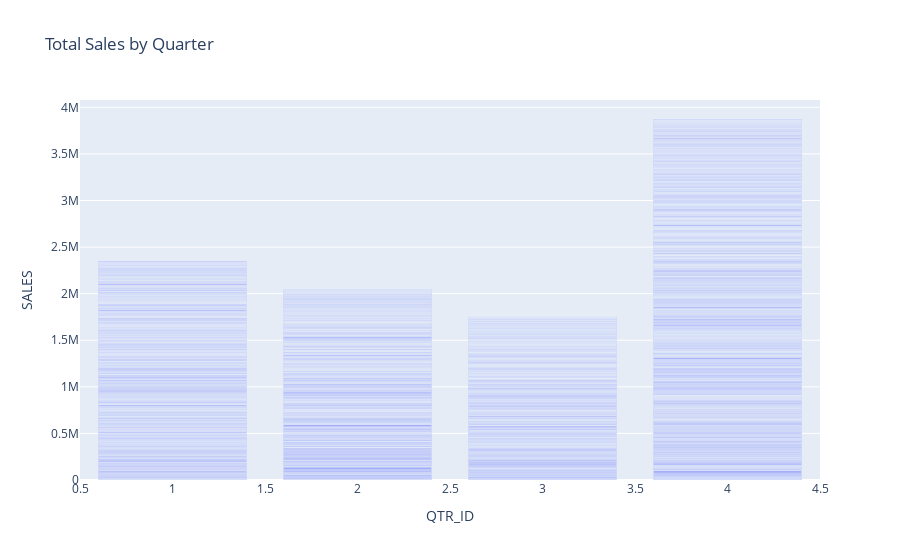

Notebook code cell kept with this figure:
### Code cell
fig = px.bar(df, x='QTR_ID', y='SALES', title='Total Sales by Quarter')
fig.show()

### Figure 1 — Plotly figure (JSON) as saved in the notebook; plotly's stock layout.template omitted (floating-point values rounded to 4 significant figures; data arrays with more than 128 entries replaced by an {"elided": "..."} marker saying what was removed)
{"data": [{"alignmentgroup": "True", "hovertemplate": "QTR_ID=%{x}<br>SALES=%{y}<extra></extra>", "legendgroup": "", "marker": {"color": "#636efa", "pattern": {"shape": ""}}, "name": "", "offsetgroup": "", "orientation": "v", "showlegend": false, "textposition": "auto", "type": "bar", "x": {"elided": "2823 int values"}, "xaxis": "x", "y": {"elided": "2823 float values"}, "yaxis": "y"}], "layout": {"autosize": true, "barmode": "relative", "legend": {"tracegroupgap": 0}, "title": {"text": "Total Sales by Quarter"}, "xaxis": {"anchor": "y", "autorange": true, "domain": [0, 1], "range": [0.5, 4.5], "title": {"text": "QTR_ID"}, "type": "linear"}, "yaxis": {"anchor": "x", "autorange": true, "domain": [0, 1], "range": [0, 4079000.0], "title": {"text": "SALES"}, "type": "linear"}}}
